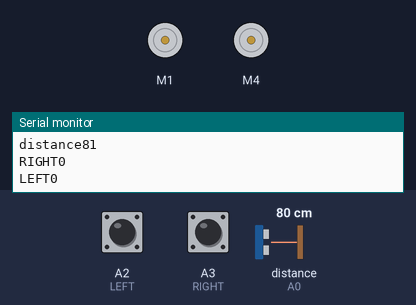
The sketch below on a simulated Arduino Uno, built with avr-gcc and run on an emulated ATmega328P. Parts: 2 × DC motor (green arrow = forward, orange = backward, longer = faster), the last lines printed to the serial monitor. The inputs (shaded band) are chosen by the test bench; at power-on: distance to the obstacle (sensor on A0) 80 cm, A2 (LEFT) LOW, A3 (RIGHT) LOW. The echo pulse lasts 58.3 µs per cm.

Above: at 1.2 s.
1.3 s: distance to the obstacle (sensor on A0) set to 9 cm
2.8 s: A2 (LEFT) pulled HIGH for 0.15 s
At 2.91 s:
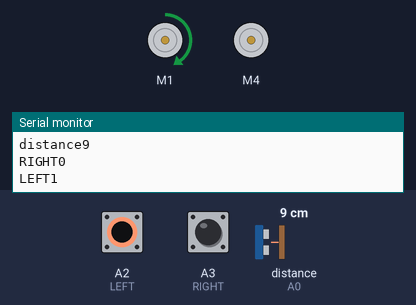
4.4 s: A3 (RIGHT) pulled HIGH for 0.15 s
At 4.51 s:
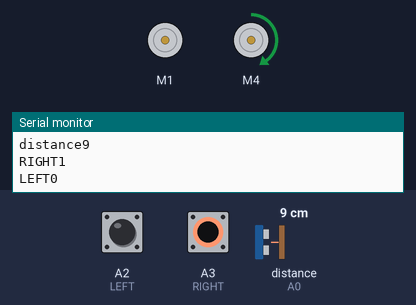
6.0 s: distance to the obstacle (sensor on A0) set to 2 cm
9.0 s: distance to the obstacle (sensor on A0) set to 60 cm
12.0 s: A2 (LEFT) pulled HIGH for 3.2 s
At 13.2 s:
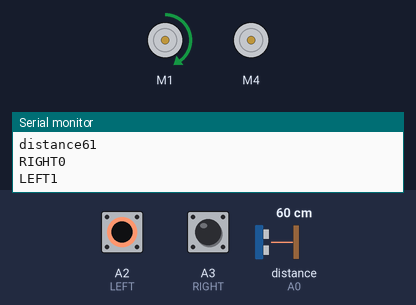
Timing chart, 0 to 15.0 s (numbered marks = the images above; inputs shaded):
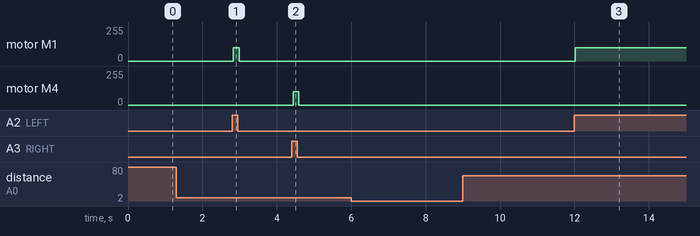

Measured:
- after the input at 2.8 s, motor M1: stopped → forward 100/255 at once, → stopped 0.15 s later
- after the input at 4.4 s, motor M4: stopped → forward 100/255 at once, → stopped 0.16 s later
- after the input at 12.0 s, motor M1: stopped → forward 100/255 at once

The sketch:

Arduino_Follow_Me_Robot.ino
```cpp
//Arduino Human Following Robot
// Created By DIY Builder
// You have to Install the AFMotor and NewPing library Before Uploading the sketch//
// To install the libraries ( first download the AF Motor driver, NewPing and Servo Library zip file //
// then Go to Skecth >> Include Library >> Add .Zip Library >> Select The downloaded zip file >> Done) //
// Contact me on instagram for any question(Insta Id : DIY.Builder)


#include<NewPing.h>
#include<AFMotor.h>
#define RIGHT A3
#define LEFT A2
#define TRIGGER_PIN A1
#define ECHO_PIN A0
#define MAX_DISTANCE 100


NewPing sonar(TRIGGER_PIN, ECHO_PIN, MAX_DISTANCE);


AF_DCMotor Motor1(1,MOTOR12_1KHZ);
AF_DCMotor Motor4(4,MOTOR34_1KHZ);


void setup() {
  // put your setup code here, to run once:
  Serial.begin(9600);

  pinMode(RIGHT, INPUT);
  pinMode(LEFT, INPUT);

}

void loop() {
  // put your main code here, to run repeatedly:

  delay(50);
  unsigned int distance = sonar.ping_cm();
  Serial.print("distance");
  Serial.println(distance);


  int Right_Value = digitalRead(RIGHT);
  int Left_Value = digitalRead(LEFT);

  Serial.print("RIGHT");
  Serial.println(Right_Value);
  Serial.print("LEFT");
  Serial.println(Left_Value);

if((Right_Value==1) && (distance>=10 && distance<=30)&&(Left_Value==1)){
  Motor1.setSpeed(80);
  Motor1.run(FORWARD);
  Motor4.setSpeed(80);
  Motor4.run(FORWARD);
}else if((Right_Value==0) && (Left_Value==1)) {
  Motor1.setSpeed(100);
  Motor1.run(FORWARD);
  Motor4.setSpeed(0);
  Motor4.run(RELEASE);
}else if((Right_Value==1)&&(Left_Value==0)) {
  Motor1.setSpeed(0);
  Motor1.run(RELEASE);
  Motor4.setSpeed(100);
  Motor4.run(FORWARD);
}else if((Right_Value==1)&&(Left_Value==1)) {
  Motor1.setSpeed(0);
  Motor1.run(RELEASE);
  Motor4.setSpeed(0);
  Motor4.run(RELEASE);
}else if(distance > 1 && distance < 10) {
  Motor1.setSpeed(0);
  Motor1.run(RELEASE);
  Motor4.setSpeed(0);
  Motor4.run(RELEASE);
  }
 }
```
